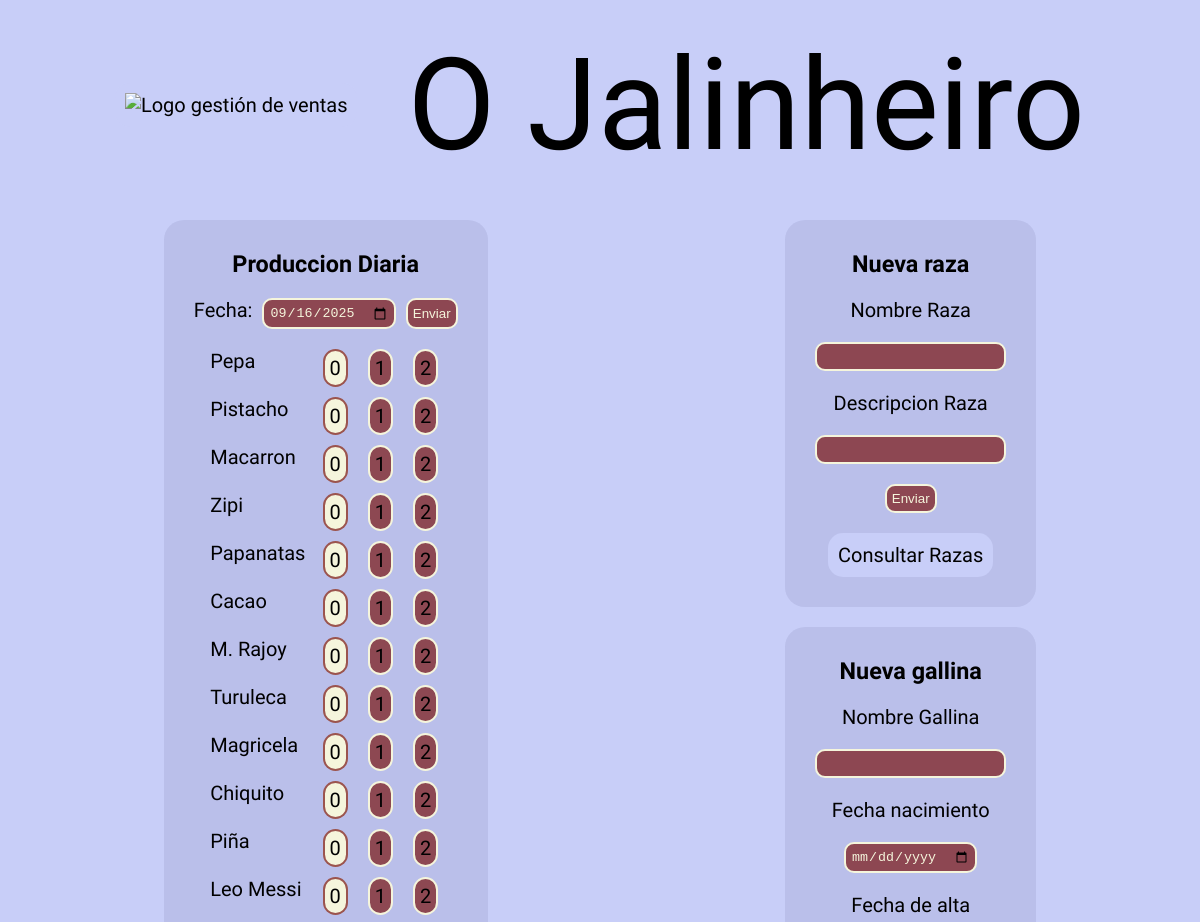
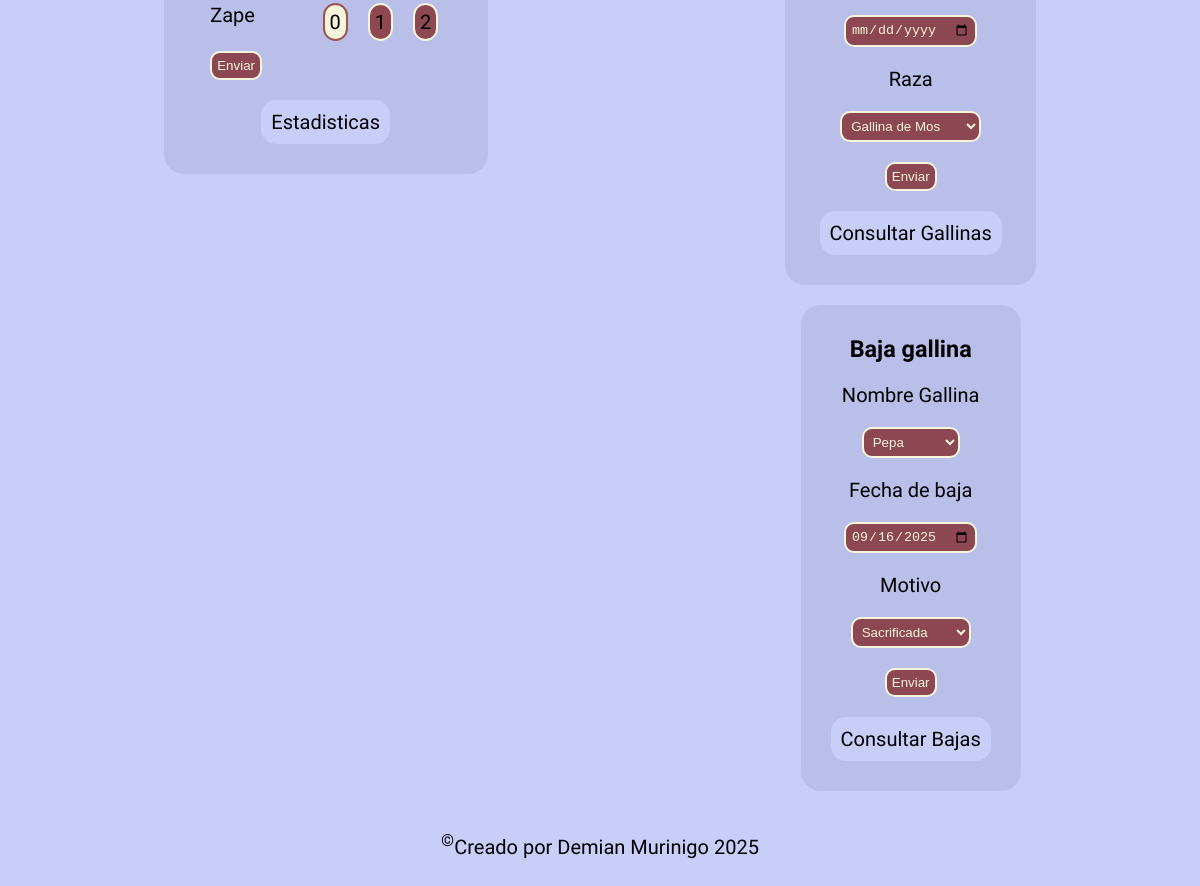
The page / on the database its author committed (2 pictures, top to bottom).
### tables this page shows
CREATE TABLE gallina(
    id INT AUTO_INCREMENT PRIMARY KEY,
    nombre VARCHAR(200) NOT NULL,
    fecha_nacimiento DATE,
    fecha_alta DATE NOT NULL,
    nombre_raza VARCHAR(200) NOT NULL,
    FOREIGN KEY(nombre_raza) REFERENCES raza(nombre)
);

### model/gallina_model.php (called while the page is built, shortened)
<?php
function mostrarProduccionGallinas($fecha)
{
    include("include/db_connection.php");
    $datos = [];
    $sql = "SELECT *
FROM gallina
WHERE gallina.id NOT IN (
SELECT gallina.id
FROM gallina JOIN baja
ON gallina.id=baja.id_gallina
WHERE baja.fecha<'$fecha')";
    $result = mysqli_query($db, $sql);
    while ($fila = mysqli_fetch_assoc($result)) {
        $datos[] = $fila;
    }
    return $datos;
}
function mostrarGallinasVivas()
{
    include("include/db_connection.php");
    $datos = [];
    $sql = "SELECT *
FROM gallina
WHERE gallina.id NOT IN (
SELECT gallina.id
FROM gallina JOIN baja
ON gallina.id=baja.id_gallina)";
    $result = mysqli_query($db, $sql);
    while ($fila = mysqli_fetch_assoc($result)) {
        $datos[] = $fila;
    }
    return $datos;
}
function produccionDelDia($fecha)
{
    include("include/db_connection.php");
    $datos = [];
    $sql = "SELECT p.*, g.nombre FROM produccion p JOIN gallina g ON p.id_gallina=g.id WHERE fecha_recogida='$fecha'";
    $result = mysqli_query($db, $sql);
    return $datos;
}

### model/raza_model.php (called while the page is built, shortened)
<?php
function mostrarRazas()
{
    include("include/db_connection.php");
    $datos = [];
    $sql = "SELECT * FROM raza";
    $result = mysqli_query($db, $sql);
    while ($fila = mysqli_fetch_assoc($result)) {
        $datos[] = $fila;
    }
    return $datos;
}

### index.php (the view, shortened to what this page needs)
<!DOCTYPE html>
<html lang="es">
<head>
    <link rel="stylesheet" href="css/style_index.css">
</head>
<body>
    <?php include('./include/cabecera.php'); ?>
    <main>
        <div class="pure">
            <div class="produc card">
                <h3>Produccion Diaria</h3>
                <div>
                    <form class="fech" action="index.php" method="get">
                        <label for="fecha">Fecha: </label>
                        <?php
                        $fecha = date("Y-m-d");
                        ?>
                        <input class="boton" type="date" name="fecha" value='<?php echo $fecha; ?>'>
                        <input class="boton" type="submit" value="Enviar">
                    </form>
                </div>
                <form class="for" action="controller/produccion_insertar.php" method="post">
                    <?php
                    include_once('model/gallina_model.php');
                    $producciones = produccionDelDia($fecha);
                    if (count($producciones) == 0) {
                        $gallinas = mostrarProduccionGallinas($fecha);
                        foreach ($gallinas as $gallina) {
                    ?> <div class="gall">
                                <p class="pp"><?php echo $gallina['nombre'] ?></p>
                                <label for="<?php echo $gallina['id'] ?>0">0</label>
                                <label for="<?php echo $gallina['id'] ?>1">1</label>
                                <label for="<?php echo $gallina['id'] ?>2">2</label>
                            </div>
                        <?php
                        }
                    }
                    ?>
                    <div>
                        <input class="boton" type="submit" value="Enviar">
                    </div>
                </form>
                <a href="estadisticas.php">Estadisticas</a>
            </div>
            <div class="produc">
                <div class="produc card">
                    <h3>Nueva raza</h3>
                    <form class="produc" action="controller/raza_inserta.php" method="post">
                        <label for="raza">Nombre Raza</label>
                        <input class="boton" type="text" name="raza" id="raza" required>
                        <label for="des_raza">Descripcion Raza</label>
                        <input class="boton" type="text" name="des_raza" id="des_raza">
                        <input class="boton" type="submit" value="Enviar">
                    </form>
                    <a href="razas.php">Consultar Razas</a>
                </div>
                <div class="produc card">
                    <h3>Nueva gallina</h3>
                    <form class="produc" action="controller/gallina_insertar.php" method="post">
                        <label for="newcow">Nombre Gallina</label>
                        <input class="boton" type="text" name="newcow" id="newcow" required>
                        <label for="nacimiento">Fecha nacimiento</label>
                        <input class="boton" type="date" name="nacimiento" id="nacimiento">
                        <label for="alta">Fecha de alta</label>
                        <input class="boton" type="date" name="alta" id="alta" required>
                        <p>Raza</p>
                        <select class="boton" name="nombre_raza" id="razas">
                            <?php
                            include_once("model/raza_model.php");
                            $razas = mostrarRazas();
                            foreach ($razas as $raza) {
                            ?>
                                <option value="<?php echo $raza['nombre'] ?>"><?php echo $raza['nombre'] ?></option>
                            <?php
                            }
                            ?>
                        </select>
                        <input class="boton" type="submit" value="Enviar">
                    </form>
                    <a href="gallinas.php">Consultar Gallinas</a>
                </div>
                <div class="produc card">
                    <h3>Baja gallina</h3>
                    <form class="produc" action="controller/muerte_inserta.php" method="post">
                        <p>Nombre Gallina</p>
                        <select class="boton" name="nombreb" id="baja">
                            <?php
                            include_once("model/gallina_model.php");
                            $gallinas = mostrarGallinasVivas();
                            foreach ($gallinas as $gallina) { ?>
                                <option value="<?php echo $gallina['id'] ?>"><?php echo $gallina['nombre'] ?></option>
                            <?php
                            }
                            ?>
                        </select>
                        <label for="baja">Fecha de baja</label>
                        <input class="boton" type="date" name="baja" id="baja" value='<?php echo date("Y-m-d"); ?>' required>
                        <p>Motivo</p>
                        <select class="boton" name="motivo" id="motivo">
                            <option value="sacrificada">Sacrificada</option>
                        </select>
                        <input class="boton" type="submit" value="Enviar">
                    </form>
                    <a href="bajas.php">Consultar Bajas</a>
                </div>
            </div>
        </div>
    </main>
    <?php include('./include/pie.php'); ?>
</body>
</html>

### css/style_index.css (style rules this page uses)
* { margin: 0; padding: 0; box-sizing: border-box; }
body { background-color: #c8cef8; font-family: "Averia Sans Libre", sans-serif; font-weight: 300; padding: 30px; font-size: 20px; min-height: 100vh; display: flex; flex-direction: column; gap: 40px; }
main { flex-grow: 1; display: flex; flex-direction: row; }
.produc { width: max-content; height: max-content; display: flex; flex-direction: column; align-items: center; gap: 20px; }
.cantidad+label { padding: 5px; background-color: rgba(127, 33, 33, 0.758); border-radius: 15px; border: solid 2px beige; }
.cantidad:checked+label { background-color: beige; border: solid 2px rgba(127, 33, 33, 0.758); }
.gall { display: flex; gap: 20px; }
.boton { background-color: rgba(127, 33, 33, 0.758); color: beige; width: max-content; padding: 5px; border-radius: 10px; border: solid 2px beige; }
.pp { width: 40%; }
h3,a { text-decoration: none; color: black; text-align: center; }
.pure { flex-grow: 1; display: flex; flex-direction: row; flex-wrap: wrap; justify-content: space-around; gap: 30px; }
.fech { display: flex; justify-content: center; gap: 10px; }
.card { border-radius: 20px; background-color:#62679224; padding: 30px; }
.for { display: flex; flex-direction: column; gap: 10px; }
a { border-radius: 15px; padding: 10px; background-color: #c8cef8; }

### rows shown on the page
gallina: nombre "Pepa"
gallina: nombre "Pistacho"
gallina: nombre "Macarron"
gallina: nombre "Zipi"
gallina: nombre "Papanatas"
gallina: nombre "Cacao"
gallina: nombre "M. Rajoy"
gallina: nombre "Turuleca"
gallina: nombre "Magricela"
gallina: nombre "Chiquito"
gallina: nombre "Piña"
gallina: nombre "Leo Messi"
gallina: nombre "Zape"

### other values the page prints
form field nombre_raza "Gallina de Mos"
form field nombreb "Pepa"
